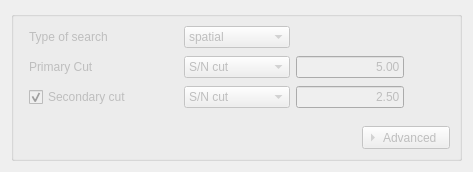
        <widget class="QWidget" name="page_4">
         <layout class="QGridLayout" name="gridLayout_10">
          <item row="0" column="0" alignment="Qt::AlignTop">
           <widget class="QGroupBox" name="SearchgroupBox">
            <property name="enabled">
             <bool>false</bool>
            </property>
            <property name="title">
             <string/>
            </property>
            <property name="checkable">
             <bool>false</bool>
            </property>
            <property name="checked">
             <bool>false</bool>
            </property>
            <layout class="QGridLayout" name="gridLayout_5">
             <item row="6" column="0">
              <layout class="QGridLayout" name="gridLayout_22">
               <property name="leftMargin">
                <number>6</number>
               </property>
               <property name="verticalSpacing">
                <number>8</number>
               </property>
               <item row="1" column="0">
                <widget class="QLabel" name="label_41">
                 <property name="text">
                  <string>Primary Cut</string>
                 </property>
                </widget>
               </item>
               <item row="1" column="2">
                <widget class="QComboBox" name="CuttypecomboBox">
                 <property name="currentIndex">
                  <number>1</number>
                 </property>
                 <item>
                  <property name="text">
                   <string>Flux threshold</string>
                  </property>
                 </item>
                 <item>
                  <property name="text">
                   <string>S/N cut</string>
                  </property>
                 </item>
                </widget>
               </item>
               <item row="2" column="0">
                <widget class="QCheckBox" name="GrowthcheckBox">
                 <property name="sizePolicy">
                  <sizepolicy hsizetype="Minimum" vsizetype="Preferred">
                   <horstretch>0</horstretch>
                   <verstretch>0</verstretch>
                  </sizepolicy>
                 </property>
                 <property name="text">
                  <string>Secondary cut</string>
                 </property>
                 <property name="checked">
                  <bool>true</bool>
                 </property>
                </widget>
               </item>
               <item row="1" column="1">
                <spacer name="horizontalSpacer_8">
                 <property name="orientation">
                  <enum>Qt::Horizontal</enum>
                 </property>
                 <property name="sizeType">
                  <enum>QSizePolicy::Fixed</enum>
                 </property>
                 <property name="sizeHint" stdset="0">
                  <size>
                   <width>40</width>
                   <height>20</height>
                  </size>
                 </property>
                </spacer>
               </item>
               <item row="0" column="0">
                <widget class="QLabel" name="label_42">
                 <property name="sizePolicy">
                  <sizepolicy hsizetype="Preferred" vsizetype="Fixed">
                   <horstretch>0</horstretch>
                   <verstretch>0</verstretch>
                  </sizepolicy>
                 </property>
                 <property name="text">
                  <string>Type of search</string>
                 </property>
                </widget>
               </item>
               <item row="0" column="2">
                <widget class="QComboBox" name="SearchtypecomboBox">
                 <property name="currentIndex">
                  <number>1</number>
                 </property>
                 <item>
                  <property name="text">
                   <string>spectral</string>
                  </property>
                 </item>
                 <item>
                  <property name="text">
                   <string>spatial</string>
                  </property>
                 </item>
                </widget>
               </item>
               <item row="4" column="0" colspan="5" alignment="Qt::AlignRight">
                <widget class="QToolButton" name="SearchtoolButton">
                 <property name="text">
                  <string>Advanced</string>
                 </property>
                 <property name="toolButtonStyle">
                  <enum>Qt::ToolButtonTextBesideIcon</enum>
                 </property>
                 <property name="arrowType">
                  <enum>Qt::RightArrow</enum>
                 </property>
                </widget>
               </item>
               <item row="1" column="3">
                <widget class="QLineEdit" name="primaryCutlineEdit">
                 <property name="sizePolicy">
                  <sizepolicy hsizetype="Minimum" vsizetype="Fixed">
                   <horstretch>0</horstretch>
                   <verstretch>0</verstretch>
                  </sizepolicy>
                 </property>
                 <property name="text">
                  <string>5.00</string>
                 </property>
                 <property name="alignment">
                  <set>Qt::AlignRight|Qt::AlignTrailing|Qt::AlignVCenter</set>
                 </property>
                </widget>
               </item>
               <item row="2" column="2">
                <widget class="QComboBox" name="Cuttype2comboBox">
                 <property name="currentIndex">
                  <number>1</number>
                 </property>
                 <item>
                  <property name="text">
                   <string>Flux threshold</string>
                  </property>
                 </item>
                 <item>
                  <property name="text">
                   <string>S/N cut</string>
                  </property>
                 </item>
                </widget>
               </item>
               <item row="2" column="3">
                <widget class="QLineEdit" name="SecondarycutlineEdit">
                 <property name="sizePolicy">
                  <sizepolicy hsizetype="Minimum" vsizetype="Fixed">
                   <horstretch>0</horstretch>
                   <verstretch>0</verstretch>
                  </sizepolicy>
                 </property>
                 <property name="text">
                  <string>2.50</string>
                 </property>
                 <property name="alignment">
                  <set>Qt::AlignRight|Qt::AlignTrailing|Qt::AlignVCenter</set>
                 </property>
                </widget>
               </item>
               <item row="3" column="4">
                <spacer name="horizontalSpacer_20">
                 <property name="orientation">
                  <enum>Qt::Horizontal</enum>
                 </property>
                 <property name="sizeHint" stdset="0">
                  <size>
                   <width>40</width>
                   <height>10</height>
                  </size>
                 </property>
                </spacer>
               </item>
              </layout>
             </item>
            </layout>
           </widget>
          </item>
         </layout>
        </widget>
